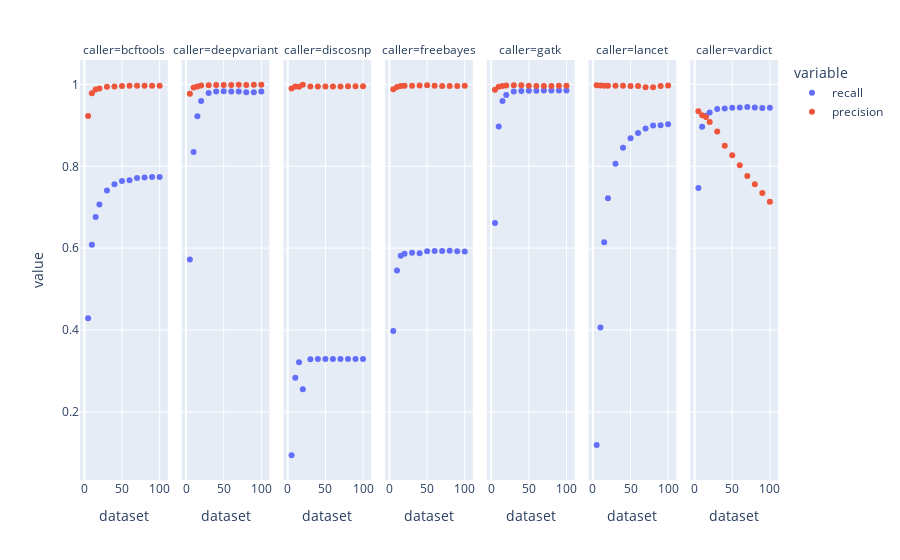

This figure's notebook cell:
### Markdown cell above
### INS only
**'dataset'** on the x-axis refers to downsampled coverages: 5x, 10x, 15x, 20x, 30x, 40x, 50x, 60x, 70x, 80, 90x. These are downsampled with `head -n [number of reads*4]` from the original 100x datasets.

### Code cell
# Plot
fig = px.scatter(combinedINSreads, x='dataset', y=['recall', 'precision'], facet_col='caller', 
                 category_orders={'caller': ['bcftools', 'deepvariant', 'discosnp', 'freebayes', 
                                             'gatk', 'lancet', 'vardict']})
fig

### Figure 1 — Plotly figure (JSON) as saved in the notebook; plotly's stock layout.template omitted (floating-point values rounded to 4 significant figures)
{"data": [{"hovertemplate": "variable=recall<br>caller=bcftools<br>dataset=%{x}<br>value=%{y}<extra></extra>", "legendgroup": "recall", "marker": {"color": "#636efa", "symbol": "circle"}, "mode": "markers", "name": "recall", "orientation": "v", "showlegend": true, "type": "scatter", "x": [5, 10, 15, 20, 30, 40, 50, 60, 70, 80, 90, 100], "xaxis": "x", "y": [0.4287, 0.6086, 0.6762, 0.7066, 0.7409, 0.7562, 0.7641, 0.7659, 0.7713, 0.7729, 0.7738, 0.7738], "yaxis": "y"}, {"hovertemplate": "variable=recall<br>caller=deepvariant<br>dataset=%{x}<br>value=%{y}<extra></extra>", "legendgroup": "recall", "marker": {"color": "#636efa", "symbol": "circle"}, "mode": "markers", "name": "recall", "orientation": "v", "showlegend": false, "type": "scatter", "x": [5, 10, 15, 20, 30, 40, 50, 60, 70, 80, 90, 100], "xaxis": "x2", "y": [0.572, 0.835, 0.9224, 0.9597, 0.9789, 0.9826, 0.9835, 0.9831, 0.9826, 0.9812, 0.981, 0.9826], "yaxis": "y2"}, {"hovertemplate": "variable=recall<br>caller=discosnp<br>dataset=%{x}<br>value=%{y}<extra></extra>", "legendgroup": "recall", "marker": {"color": "#636efa", "symbol": "circle"}, "mode": "markers", "name": "recall", "orientation": "v", "showlegend": false, "type": "scatter", "x": [5, 10, 15, 20, 30, 40, 50, 60, 70, 80, 90, 100], "xaxis": "x3", "y": [0.09386, 0.2832, 0.3212, 0.2552, 0.3284, 0.3291, 0.3291, 0.3291, 0.3291, 0.3291, 0.3289, 0.3289], "yaxis": "y3"}, {"hovertemplate": "variable=recall<br>caller=freebayes<br>dataset=%{x}<br>value=%{y}<extra></extra>", "legendgroup": "recall", "marker": {"color": "#636efa", "symbol": "circle"}, "mode": "markers", "name": "recall", "orientation": "v", "showlegend": false, "type": "scatter", "x": [5, 10, 15, 20, 30, 40, 50, 60, 70, 80, 90, 100], "xaxis": "x4", "y": [0.3977, 0.5453, 0.5812, 0.5861, 0.5889, 0.5877, 0.5926, 0.5928, 0.5928, 0.5935, 0.5926, 0.5919], "yaxis": "y4"}, {"hovertemplate": "variable=recall<br>caller=gatk<br>dataset=%{x}<br>value=%{y}<extra></extra>", "legendgroup": "recall", "marker": {"color": "#636efa", "symbol": "circle"}, "mode": "markers", "name": "recall", "orientation": "v", "showlegend": false, "type": "scatter", "x": [5, 10, 15, 20, 30, 40, 50, 60, 70, 80, 90, 100], "xaxis": "x5", "y": [0.6614, 0.8971, 0.9597, 0.9745, 0.9826, 0.9842, 0.9847, 0.9847, 0.9849, 0.9849, 0.9852, 0.9852], "yaxis": "y5"}, {"hovertemplate": "variable=recall<br>caller=lancet<br>dataset=%{x}<br>value=%{y}<extra></extra>", "legendgroup": "recall", "marker": {"color": "#636efa", "symbol": "circle"}, "mode": "markers", "name": "recall", "orientation": "v", "showlegend": false, "type": "scatter", "x": [5, 10, 15, 20, 30, 40, 50, 60, 70, 80, 90, 100], "xaxis": "x6", "y": [0.1187, 0.406, 0.6146, 0.7217, 0.8063, 0.8452, 0.8684, 0.8813, 0.8925, 0.8994, 0.9001, 0.9029], "yaxis": "y6"}, {"hovertemplate": "variable=recall<br>caller=vardict<br>dataset=%{x}<br>value=%{y}<extra></extra>", "legendgroup": "recall", "marker": {"color": "#636efa", "symbol": "circle"}, "mode": "markers", "name": "recall", "orientation": "v", "showlegend": false, "type": "scatter", "x": [5, 10, 15, 20, 30, 40, 50, 60, 70, 80, 90, 100], "xaxis": "x7", "y": [0.7469, 0.8969, 0.9233, 0.9316, 0.9402, 0.9411, 0.9432, 0.9437, 0.9448, 0.9439, 0.9423, 0.9432], "yaxis": "y7"}, {"hovertemplate": "variable=precision<br>caller=bcftools<br>dataset=%{x}<br>value=%{y}<extra></extra>", "legendgroup": "precision", "marker": {"color": "#EF553B", "symbol": "circle"}, "mode": "markers", "name": "precision", "orientation": "v", "showlegend": true, "type": "scatter", "x": [5, 10, 15, 20, 30, 40, 50, 60, 70, 80, 90, 100], "xaxis": "x", "y": [0.9227, 0.9788, 0.9875, 0.9903, 0.9944, 0.9948, 0.9961, 0.9967, 0.9967, 0.997, 0.9967, 0.997], "yaxis": "y"}, {"hovertemplate": "variable=precision<br>caller=deepvariant<br>dataset=%{x}<br>value=%{y}<extra></extra>", "legendgroup": "precision", "marker": {"color": "#EF553B", "symbol": "circle"}, "mode": "markers", "name": "precision", "orientation": "v", "showlegend": false, "type": "scatter", "x": [5, 10, 15, 20, 30, 40, 50, 60, 70, 80, 90, 100], "xaxis": "x2", "y": [0.9774, 0.9923, 0.995, 0.9974, 0.9981, 0.9988, 0.9988, 0.9988, 0.9991, 0.9988, 0.9991, 0.9993], "yaxis": "y2"}, {"hovertemplate": "variable=precision<br>caller=discosnp<br>dataset=%{x}<br>value=%{y}<extra></extra>", "legendgroup": "precision", "marker": {"color": "#EF553B", "symbol": "circle"}, "mode": "markers", "name": "precision", "orientation": "v", "showlegend": false, "type": "scatter", "x": [5, 10, 15, 20, 30, 40, 50, 60, 70, 80, 90, 100], "xaxis": "x3", "y": [0.9902, 0.9951, 0.9943, 0.9991, 0.9951, 0.9951, 0.9951, 0.9951, 0.9951, 0.9958, 0.9958, 0.9958], "yaxis": "y3"}, {"hovertemplate": "variable=precision<br>caller=freebayes<br>dataset=%{x}<br>value=%{y}<extra></extra>", "legendgroup": "precision", "marker": {"color": "#EF553B", "symbol": "circle"}, "mode": "markers", "name": "precision", "orientation": "v", "showlegend": false, "type": "scatter", "x": [5, 10, 15, 20, 30, 40, 50, 60, 70, 80, 90, 100], "xaxis": "x4", "y": [0.9885, 0.9941, 0.9964, 0.9968, 0.9969, 0.9976, 0.998, 0.9969, 0.9965, 0.9965, 0.9965, 0.9969], "yaxis": "y4"}, {"hovertemplate": "variable=precision<br>caller=gatk<br>dataset=%{x}<br>value=%{y}<extra></extra>", "legendgroup": "precision", "marker": {"color": "#EF553B", "symbol": "circle"}, "mode": "markers", "name": "precision", "orientation": "v", "showlegend": false, "type": "scatter", "x": [5, 10, 15, 20, 30, 40, 50, 60, 70, 80, 90, 100], "xaxis": "x5", "y": [0.9869, 0.9943, 0.9962, 0.9976, 0.9984, 0.9979, 0.9969, 0.9965, 0.9965, 0.9962, 0.9967, 0.9967], "yaxis": "y5"}, {"hovertemplate": "variable=precision<br>caller=lancet<br>dataset=%{x}<br>value=%{y}<extra></extra>", "legendgroup": "precision", "marker": {"color": "#EF553B", "symbol": "circle"}, "mode": "markers", "name": "precision", "orientation": "v", "showlegend": false, "type": "scatter", "x": [5, 10, 15, 20, 30, 40, 50, 60, 70, 80, 90, 100], "xaxis": "x6", "y": [0.9981, 0.9977, 0.9966, 0.9968, 0.9971, 0.997, 0.9965, 0.9961, 0.993, 0.9931, 0.9962, 0.9974], "yaxis": "y6"}, {"hovertemplate": "variable=precision<br>caller=vardict<br>dataset=%{x}<br>value=%{y}<extra></extra>", "legendgroup": "precision", "marker": {"color": "#EF553B", "symbol": "circle"}, "mode": "markers", "name": "precision", "orientation": "v", "showlegend": false, "type": "scatter", "x": [5, 10, 15, 20, 30, 40, 50, 60, 70, 80, 90, 100], "xaxis": "x7", "y": [0.9345, 0.925, 0.9207, 0.9083, 0.8852, 0.8505, 0.8267, 0.8025, 0.7761, 0.7564, 0.7347, 0.7137], "yaxis": "y7"}], "layout": {"annotations": [{"font": {}, "showarrow": false, "text": "caller=bcftools", "x": 0.06286, "xanchor": "center", "xref": "paper", "y": 1, "yanchor": "bottom", "yref": "paper"}, {"font": {}, "showarrow": false, "text": "caller=deepvariant", "x": 0.2086, "xanchor": "center", "xref": "paper", "y": 1, "yanchor": "bottom", "yref": "paper"}, {"font": {}, "showarrow": false, "text": "caller=discosnp", "x": 0.3543, "xanchor": "center", "xref": "paper", "y": 1, "yanchor": "bottom", "yref": "paper"}, {"font": {}, "showarrow": false, "text": "caller=freebayes", "x": 0.5, "xanchor": "center", "xref": "paper", "y": 1, "yanchor": "bottom", "yref": "paper"}, {"font": {}, "showarrow": false, "text": "caller=gatk", "x": 0.6457, "xanchor": "center", "xref": "paper", "y": 1, "yanchor": "bottom", "yref": "paper"}, {"font": {}, "showarrow": false, "text": "caller=lancet", "x": 0.7914, "xanchor": "center", "xref": "paper", "y": 1, "yanchor": "bottom", "yref": "paper"}, {"font": {}, "showarrow": false, "text": "caller=vardict", "x": 0.9371, "xanchor": "center", "xref": "paper", "y": 1, "yanchor": "bottom", "yref": "paper"}], "autosize": true, "legend": {"title": {"text": "variable"}, "tracegroupgap": 0}, "margin": {"t": 60}, "xaxis": {"anchor": "y", "autorange": true, "domain": [0, 0.1257], "range": [-5.764, 110.8], "title": {"text": "dataset"}, "type": "linear"}, "xaxis2": {"anchor": "y2", "autorange": true, "domain": [0.1457, 0.2714], "matches": "x", "range": [-5.764, 110.8], "title": {"text": "dataset"}, "type": "linear"}, "xaxis3": {"anchor": "y3", "autorange": true, "domain": [0.2914, 0.4171], "matches": "x", "range": [-5.764, 110.8], "title": {"text": "dataset"}, "type": "linear"}, "xaxis4": {"anchor": "y4", "autorange": true, "domain": [0.4371, 0.5629], "matches": "x", "range": [-5.764, 110.8], "title": {"text": "dataset"}, "type": "linear"}, "xaxis5": {"anchor": "y5", "autorange": true, "domain": [0.5829, 0.7086], "matches": "x", "range": [-5.764, 110.8], "title": {"text": "dataset"}, "type": "linear"}, "xaxis6": {"anchor": "y6", "autorange": true, "domain": [0.7286, 0.8543], "matches": "x", "range": [-5.764, 110.8], "title": {"text": "dataset"}, "type": "linear"}, "xaxis7": {"anchor": "y7", "autorange": true, "domain": [0.8743, 1.0], "matches": "x", "range": [-5.764, 110.8], "title": {"text": "dataset"}, "type": "linear"}, "yaxis": {"anchor": "x", "autorange": true, "domain": [0, 1], "range": [0.02375, 1.069], "title": {"text": "value"}, "type": "linear"}, "yaxis2": {"anchor": "x2", "autorange": true, "domain": [0, 1], "matches": "y", "range": [0.02375, 1.069], "showticklabels": false, "type": "linear"}, "yaxis3": {"anchor": "x3", "autorange": true, "domain": [0, 1], "matches": "y", "range": [0.02375, 1.069], "showticklabels": false, "type": "linear"}, "yaxis4": {"anchor": "x4", "autorange": true, "domain": [0, 1], "matches": "y", "range": [0.02375, 1.069], "showticklabels": false, "type": "linear"}, "yaxis5": {"anchor": "x5", "autorange": true, "domain": [0, 1], "matches": "y", "range": [0.02375, 1.069], "showticklabels": false, "type": "linear"}, "yaxis6": {"anchor": "x6", "autorange": true, "domain": [0, 1], "matches": "y", "range": [0.02375, 1.069], "showticklabels": false, "type": "linear"}, "yaxis7": {"anchor": "x7", "autorange": true, "domain": [0, 1], "matches": "y", "range": [0.02375, 1.069], "showticklabels": false, "type": "linear"}}}
